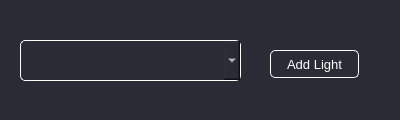
<?xml version="1.0" encoding="UTF-8"?>
<ui version="4.0">
 <class>Form</class>
 <widget class="QWidget" name="Form">
  <property name="geometry">
   <rect>
    <x>0</x>
    <y>0</y>
    <width>400</width>
    <height>120</height>
   </rect>
  </property>
  <property name="windowTitle">
   <string>Form</string>
  </property>
  <property name="styleSheet">
   <string notr="true">QWidget{
background-color:#292C34;
color:white;
}</string>
  </property>
  <widget class="QComboBox" name="dropDown">
   <property name="geometry">
    <rect>
     <x>20</x>
     <y>40</y>
     <width>221</width>
     <height>41</height>
    </rect>
   </property>
   <property name="font">
    <font>
     <pointsize>12</pointsize>
    </font>
   </property>
   <property name="styleSheet">
    <string notr="true">QComboBox{
border: 1px solid white;
border-radius: 5px;
background-color: #292C34;
color: white;
padding: 5px;
}</string>
   </property>
  </widget>
  <widget class="QPushButton" name="addLightButton">
   <property name="geometry">
    <rect>
     <x>270</x>
     <y>50</y>
     <width>89</width>
     <height>28</height>
    </rect>
   </property>
   <property name="font">
    <font>
     <pointsize>10</pointsize>
    </font>
   </property>
   <property name="styleSheet">
    <string notr="true">QPushButton{
border: 1px solid white;
border-radius: 5px;
background-color: #292C34;
color: white;
}</string>
   </property>
   <property name="text">
    <string>Add Light</string>
   </property>
  </widget>
 </widget>
 <resources/>
 <connections/>
</ui>
